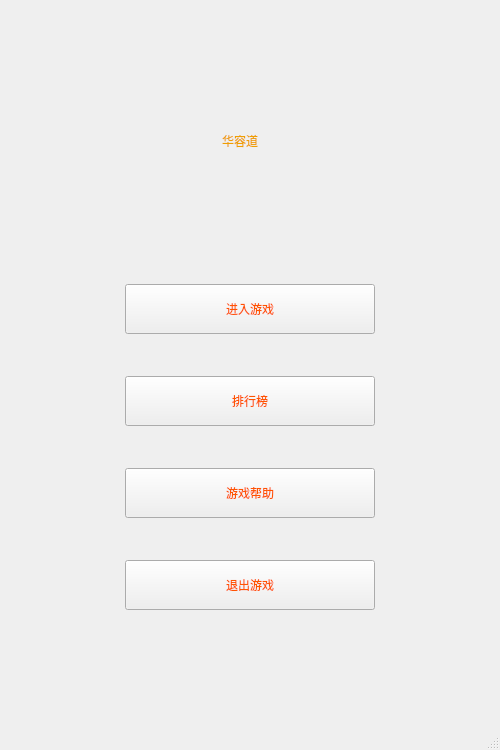
<?xml version="1.0" encoding="UTF-8"?>
<ui version="4.0">
 <class>Menu</class>
 <widget class="QMainWindow" name="Menu">
  <property name="geometry">
   <rect>
    <x>0</x>
    <y>0</y>
    <width>500</width>
    <height>750</height>
   </rect>
  </property>
  <property name="minimumSize">
   <size>
    <width>499</width>
    <height>750</height>
   </size>
  </property>
  <property name="maximumSize">
   <size>
    <width>522</width>
    <height>750</height>
   </size>
  </property>
  <property name="windowTitle">
   <string>MainWindow</string>
  </property>
  <property name="styleSheet">
   <string notr="true">border-image: url(:/image/timg (3).jpg);</string>
  </property>
  <widget class="QWidget" name="centralwidget">
   <widget class="QLabel" name="label">
    <property name="geometry">
     <rect>
      <x>60</x>
      <y>80</y>
      <width>360</width>
      <height>122</height>
     </rect>
    </property>
    <property name="styleSheet">
     <string notr="true">border-image:ul();
color: rgb(239, 159, 0);
font: 72pt &quot;华文新魏&quot;;</string>
    </property>
    <property name="text">
     <string>华容道</string>
    </property>
    <property name="alignment">
     <set>Qt::AlignCenter</set>
    </property>
   </widget>
   <widget class="QPushButton" name="btn_enter">
    <property name="geometry">
     <rect>
      <x>125</x>
      <y>284</y>
      <width>250</width>
      <height>50</height>
     </rect>
    </property>
    <property name="sizePolicy">
     <sizepolicy hsizetype="Minimum" vsizetype="Preferred">
      <horstretch>0</horstretch>
      <verstretch>0</verstretch>
     </sizepolicy>
    </property>
    <property name="styleSheet">
     <string notr="true">border-image: url(:/image/btn.jpg);
color: rgb(255, 85, 0);
font: 22pt &quot;华文新魏&quot;;</string>
    </property>
    <property name="text">
     <string>进入游戏</string>
    </property>
   </widget>
   <widget class="QPushButton" name="btn_rank">
    <property name="geometry">
     <rect>
      <x>125</x>
      <y>376</y>
      <width>250</width>
      <height>50</height>
     </rect>
    </property>
    <property name="sizePolicy">
     <sizepolicy hsizetype="Preferred" vsizetype="Preferred">
      <horstretch>0</horstretch>
      <verstretch>0</verstretch>
     </sizepolicy>
    </property>
    <property name="styleSheet">
     <string notr="true">border-image: url(:/image/btn.jpg);
color: rgb(255, 85, 0);
font: 22pt &quot;华文新魏&quot;;</string>
    </property>
    <property name="text">
     <string>排行榜</string>
    </property>
   </widget>
   <widget class="QPushButton" name="btn_help">
    <property name="geometry">
     <rect>
      <x>125</x>
      <y>468</y>
      <width>250</width>
      <height>50</height>
     </rect>
    </property>
    <property name="sizePolicy">
     <sizepolicy hsizetype="Minimum" vsizetype="Preferred">
      <horstretch>0</horstretch>
      <verstretch>0</verstretch>
     </sizepolicy>
    </property>
    <property name="styleSheet">
     <string notr="true">border-image: url(:/image/btn.jpg);
color: rgb(255, 85, 0);
font: 22pt &quot;华文新魏&quot;;</string>
    </property>
    <property name="text">
     <string>游戏帮助</string>
    </property>
   </widget>
   <widget class="QPushButton" name="btn_exit">
    <property name="geometry">
     <rect>
      <x>125</x>
      <y>560</y>
      <width>250</width>
      <height>50</height>
     </rect>
    </property>
    <property name="sizePolicy">
     <sizepolicy hsizetype="Preferred" vsizetype="Preferred">
      <horstretch>0</horstretch>
      <verstretch>0</verstretch>
     </sizepolicy>
    </property>
    <property name="styleSheet">
     <string notr="true">border-image: url(:/image/btn.jpg);
color: rgb(255, 85, 0);
font: 22pt &quot;华文新魏&quot;;</string>
    </property>
    <property name="text">
     <string>退出游戏</string>
    </property>
   </widget>
   <widget class="QPushButton" name="btn_sound">
    <property name="geometry">
     <rect>
      <x>420</x>
      <y>10</y>
      <width>40</width>
      <height>40</height>
     </rect>
    </property>
    <property name="styleSheet">
     <string notr="true">border-image: url(:/image/soundon.jpg);
border-radius:20px;
</string>
    </property>
    <property name="text">
     <string/>
    </property>
    <property name="checkable">
     <bool>true</bool>
    </property>
   </widget>
  </widget>
  <widget class="QMenuBar" name="menubar">
   <property name="geometry">
    <rect>
     <x>0</x>
     <y>0</y>
     <width>500</width>
     <height>26</height>
    </rect>
   </property>
  </widget>
  <widget class="QStatusBar" name="statusbar"/>
 </widget>
 <layoutdefault spacing="6" margin="11"/>
 <resources/>
 <connections/>
</ui>
